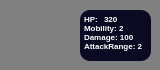
        <widget class="QWidget" name="pl2_ag4_widget" native="true">
         <property name="minimumSize">
          <size>
           <width>160</width>
           <height>70</height>
          </size>
         </property>
         <property name="styleSheet">
          <string notr="true">QWidget{
background-color: #808080;
border-radius:10px;
}</string>
         </property>
         <widget class="QTextBrowser" name="textBrowser_31">
          <property name="geometry">
           <rect>
            <x>80</x>
            <y>10</y>
            <width>71</width>
            <height>51</height>
           </rect>
          </property>
          <property name="styleSheet">
           <string notr="true">color:white;
background-color : #0a0a22;
border:none;
</string>
          </property>
          <property name="verticalScrollBarPolicy">
           <enum>Qt::ScrollBarPolicy::ScrollBarAlwaysOff</enum>
          </property>
          <property name="horizontalScrollBarPolicy">
           <enum>Qt::ScrollBarPolicy::ScrollBarAlwaysOff</enum>
          </property>
          <property name="html">
           <string>&lt;!DOCTYPE HTML PUBLIC &quot;-//W3C//DTD HTML 4.0//EN&quot; &quot;http://www.w3.org/TR/REC-html40/strict.dtd&quot;&gt;
&lt;html&gt;&lt;head&gt;&lt;meta name=&quot;qrichtext&quot; content=&quot;1&quot; /&gt;&lt;meta charset=&quot;utf-8&quot; /&gt;&lt;style type=&quot;text/css&quot;&gt;
p, li { white-space: pre-wrap; }
hr { height: 1px; border-width: 0; }
li.unchecked::marker { content: &quot;\2610&quot;; }
li.checked::marker { content: &quot;\2612&quot;; }
&lt;/style&gt;&lt;/head&gt;&lt;body style=&quot; font-family:'Segoe UI'; font-size:9pt; font-weight:400; font-style:normal;&quot;&gt;
&lt;p align=&quot;justify&quot; style=&quot; margin-top:12px; margin-bottom:12px; margin-left:0px; margin-right:0px; -qt-block-indent:0; text-indent:0px;&quot;&gt;&lt;span style=&quot; font-size:6pt; font-weight:700;&quot;&gt;HP: &lt;br /&gt;Mobility: 2&lt;br /&gt;Damage: 100&lt;br /&gt;AttackRange: 2&lt;/span&gt;&lt;/p&gt;&lt;/body&gt;&lt;/html&gt;</string>
          </property>
         </widget>
         <widget class="QPushButton" name="pl2_ag4_btn">
          <property name="geometry">
           <rect>
            <x>10</x>
            <y>10</y>
            <width>61</width>
            <height>51</height>
           </rect>
          </property>
          <property name="styleSheet">
           <string notr="true">background-image:url(&quot;:/src/images/Agent/Duraham&quot;);
background-repeat:no-repeat;
background-position:center;
background-origin:content;
background-size:cover;</string>
          </property>
          <property name="text">
           <string/>
          </property>
         </widget>
         <widget class="QTextBrowser" name="pl2_ag4_HP">
          <property name="geometry">
           <rect>
            <x>100</x>
            <y>10</y>
            <width>25</width>
            <height>15</height>
           </rect>
          </property>
          <property name="styleSheet">
           <string notr="true">color:white;
background-color : #0a0a22;
border:none;</string>
          </property>
          <property name="verticalScrollBarPolicy">
           <enum>Qt::ScrollBarPolicy::ScrollBarAlwaysOff</enum>
          </property>
          <property name="html">
           <string>&lt;!DOCTYPE HTML PUBLIC &quot;-//W3C//DTD HTML 4.0//EN&quot; &quot;http://www.w3.org/TR/REC-html40/strict.dtd&quot;&gt;
&lt;html&gt;&lt;head&gt;&lt;meta name=&quot;qrichtext&quot; content=&quot;1&quot; /&gt;&lt;meta charset=&quot;utf-8&quot; /&gt;&lt;style type=&quot;text/css&quot;&gt;
p, li { white-space: pre-wrap; }
hr { height: 1px; border-width: 0; }
li.unchecked::marker { content: &quot;\2610&quot;; }
li.checked::marker { content: &quot;\2612&quot;; }
&lt;/style&gt;&lt;/head&gt;&lt;body style=&quot; font-family:'Segoe UI'; font-size:9pt; font-weight:400; font-style:normal;&quot;&gt;
&lt;p style=&quot; margin-top:0px; margin-bottom:0px; margin-left:0px; margin-right:0px; -qt-block-indent:0; text-indent:0px;&quot;&gt;&lt;span style=&quot; font-size:6pt; font-weight:700;&quot;&gt;320&lt;/span&gt;&lt;/p&gt;&lt;/body&gt;&lt;/html&gt;</string>
          </property>
         </widget>
        </widget>
